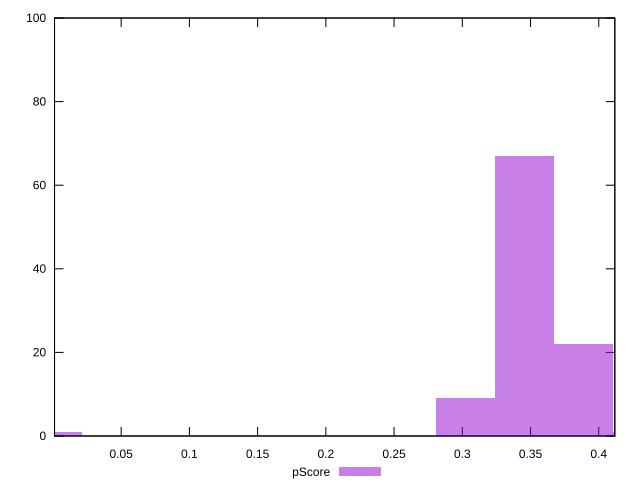

This figure's gnuplot source:
reset

$pScore <<EOF
0 1
0.34534859663645456 67
0.30218002205689776 9
0.38851717121601137 22
0.4316857457955682 1
EOF

set key outside below
set boxwidth 0.04316857457955682
set xrange [0.0011764705882352788:0.4117647058823529]
set yrange [0:100]
set trange [0:100]
set style fill transparent solid 0.5 noborder
set terminal svg size 640, 490 enhanced background rgb 'white'
set output "report_00011_2021-02-09T10:53:21.242Z/unused-javascript/samples/pages+cached/pScore/histogram.svg"

plot $pScore title "pScore" with boxes

reset
